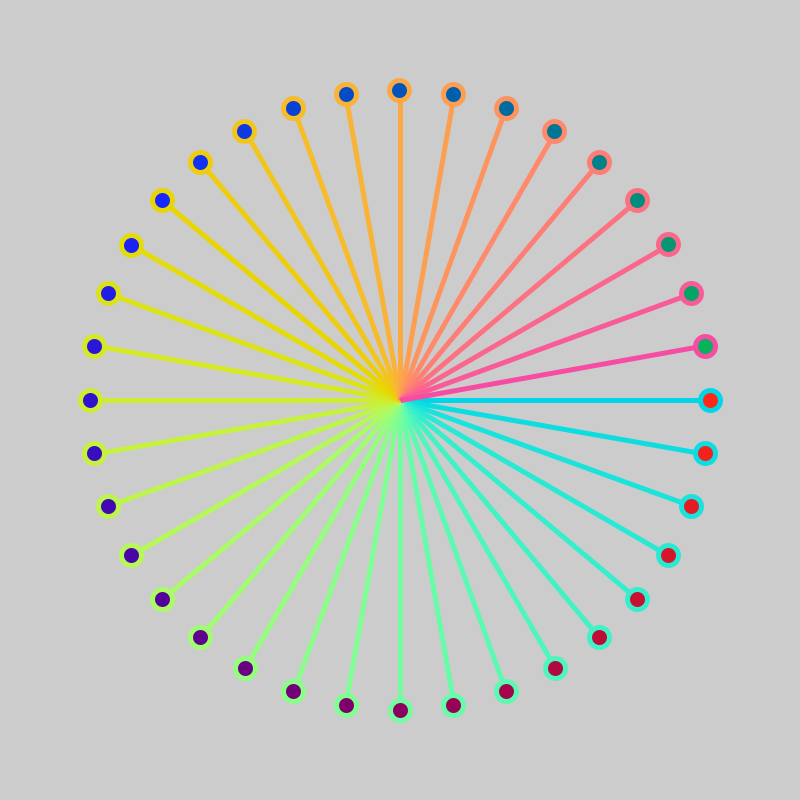
Frame 1 (no input)
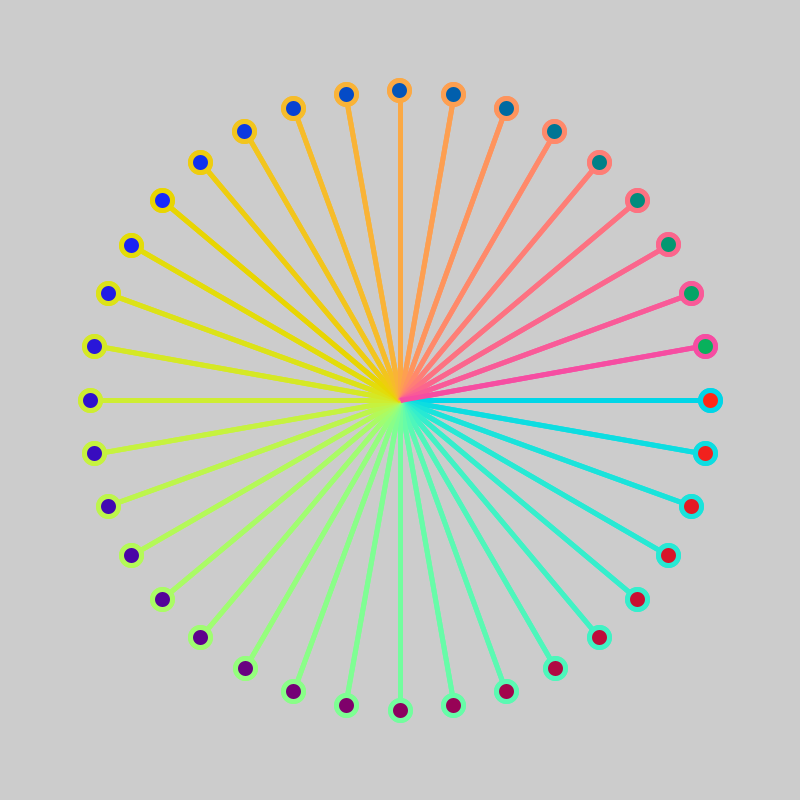
Frame 2 (the mouse pressed at the canvas centre, redrawn once)

The Processing sketch that drew these frames (run headless with seeded random() and noise(); the mouse was pressed at the canvas centre and the sketch redrawn once):

// Processing sketch: chromaticStar
// ── chromaticStar.pde
PVector polarPoint(PVector base, float angle, float distance) {
  PVector end = new PVector();
  end.x = base.x + cos(angle) * distance;
  end.y = base.y + sin(angle) * distance;
  return end;
}

float[] sinColour(int max, float angle) {
  int[] phase = { 0, 2, 4 };
  float[] result = new float[3];
  for (int i = 0; i < phase.length; i++) {
    result[i] = abs(sin(0.3 *  angle + i  ) * max);
  }
  return result;
}

PVector center = new PVector();


void setup() {
  size(800, 800);
  noLoop();
  center.x = width /2;
  center.y = height/2;
  strokeWeight(5);
  strokeCap(3);
  fill(0,0,0);
}

void draw() {
  for ( float i =0; i<(1.999999*PI); i += 10 * (PI/180)) {
    PVector point = polarPoint(center, i, 300);
    float[] strokeCol = sinColour(255, i); 
    stroke(strokeCol[0], strokeCol[1], strokeCol[2]);
    PVector offset = polarPoint(point, i, 10);
    fill(255 - strokeCol[0], 255 - strokeCol[1], 255 - strokeCol[2]);
    circle(offset.x, offset.y, 20);
    line(center.x, center.y, point.x, point.y);
  }
}
